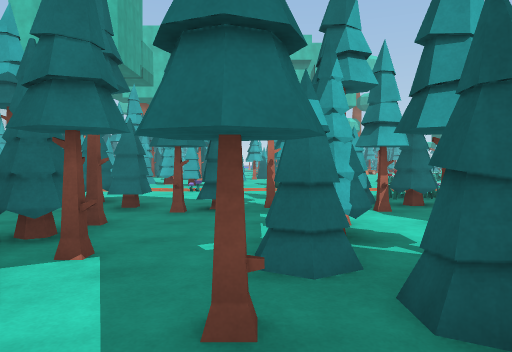
[1] (above)

21 first-person views from a walk through a scene from a Unity 3-D project. The camera is 1.4 m above the floor, tilts 2° down and sees 70° across. The floor is counted in squares, 2 m on a side. Each view is taken from the middle of a square. On the plan, view 1 faces up. The plan holds only what a view shows up to about 11 squares ahead; the rest is blank. The place goes on beyond the plan. The player character is not drawn. Some animated figures are left out. Some surface patterns are stand-ins.

[2]
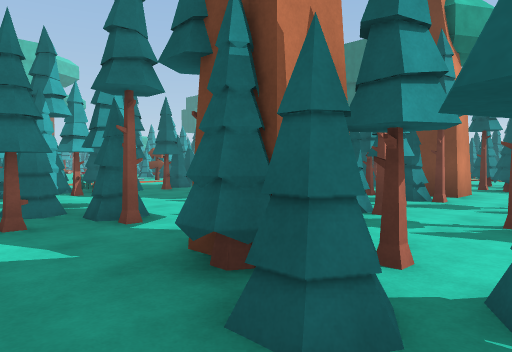

[3]
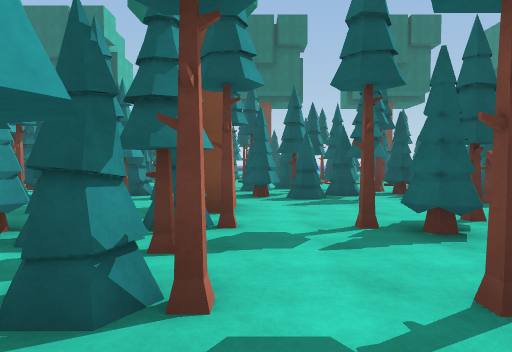

[4]
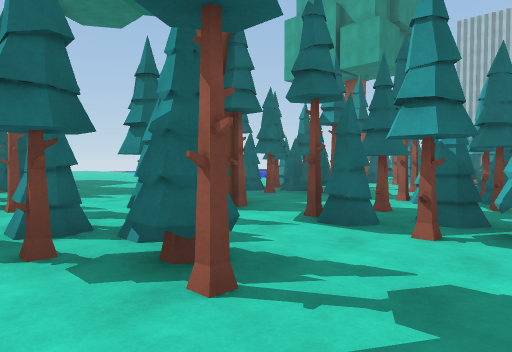

[5]
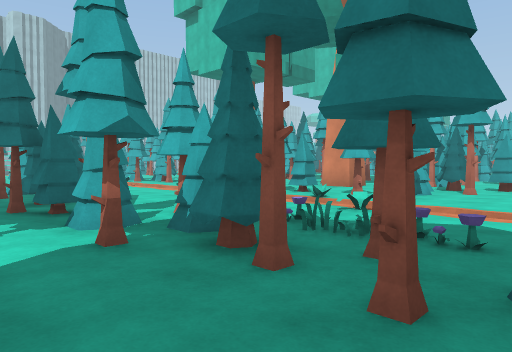

[6]
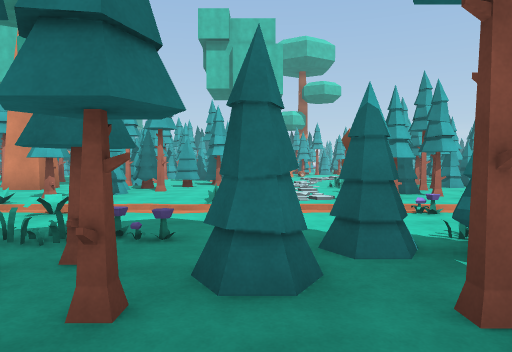

[7]
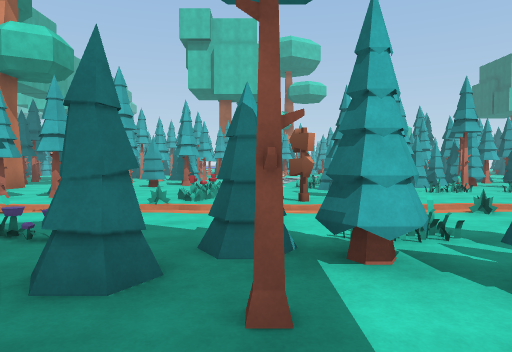

[8]
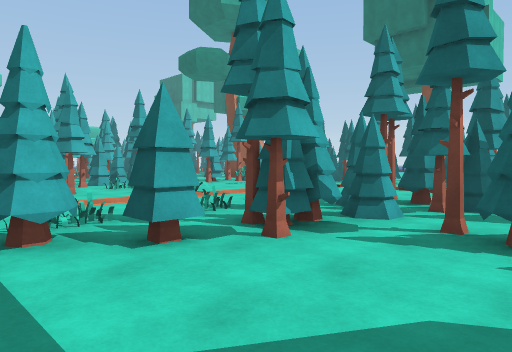

[9]
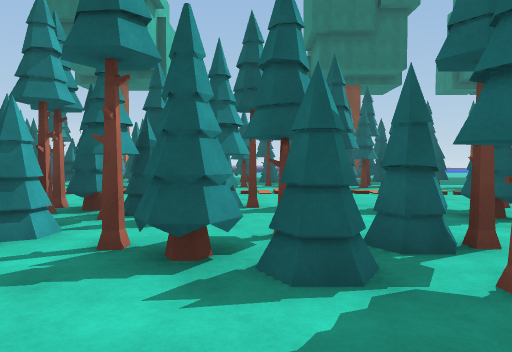

[10]
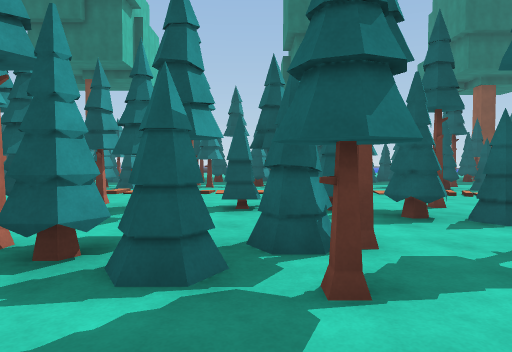

[11]
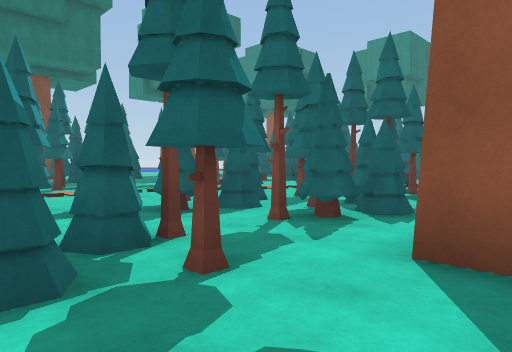

[12]
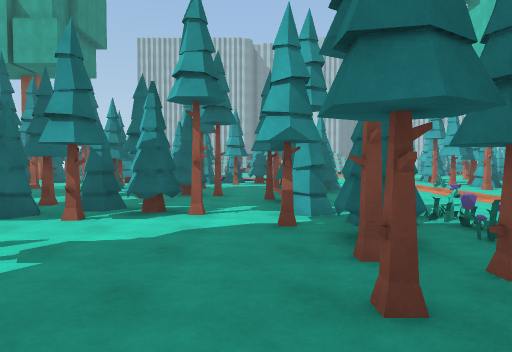

[13]
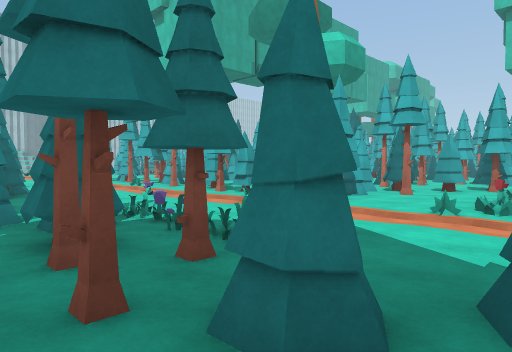

[14]
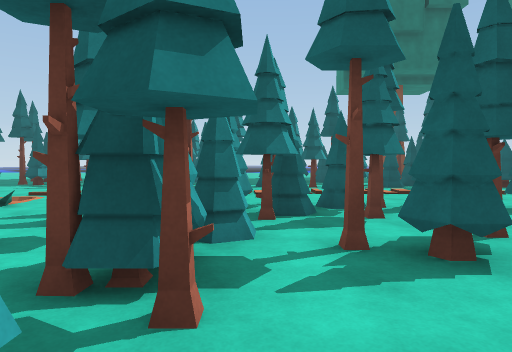

[15]
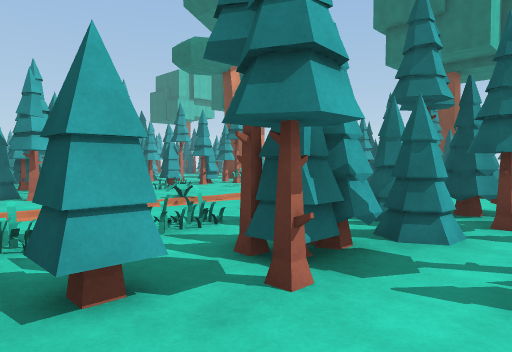

[16]
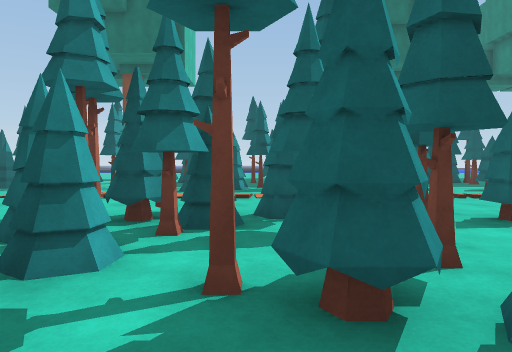

[17]
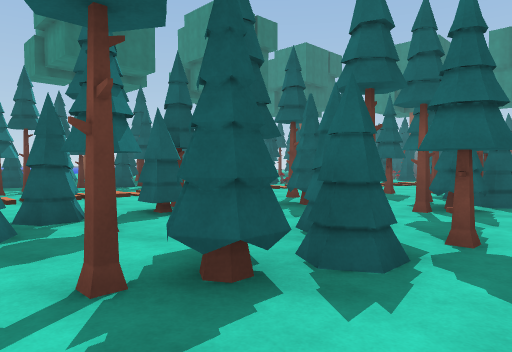

[18]
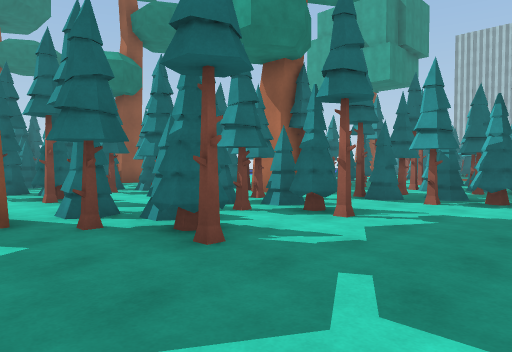

[19]
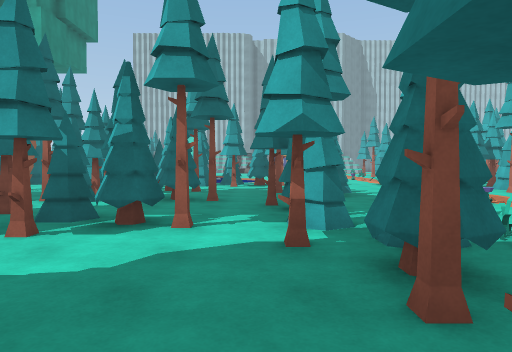

[20]
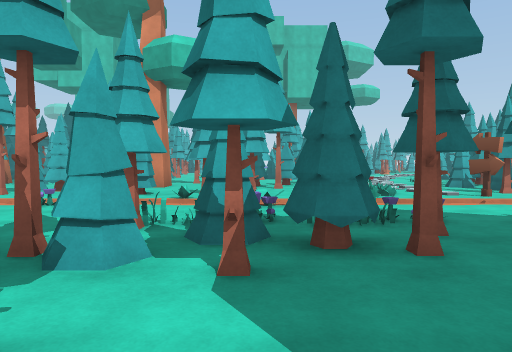

[21]
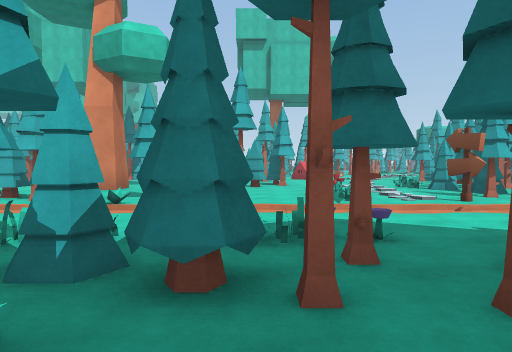

### Floor plan
Key: @ floor where view 1 was taken; # wall or solid block; x gap in a wall; . floor; / step, stairs or slope; = window, fence, low wall or low ledge; O other object.
Columns run from 6 left of view 1 to 19 right of it. Each row starts with its distance up from view 1.
 18          O
 17          ..
 16        #..O
 15     OO.O.OO  .OOO#OO
 14      O.#O.. ..#OO.OO
 13      ....O.O..#..O..
 12 Ox#OO..O#..O/.OO.....  ..
 11  OO..O.OO..O/O..........#
 10  O/////O//O///////////..O
  9  ...OO../....O.O...O//
  8  ....................  .OO
  7   #O...O#OO.#OO......./OO
  6  O#OOOO#OOO#O.OOO#OO../x.O
  5  =#  O..O......O.OOO../##
  4 O.# O.OO.......OO.O#....#O
  3  OO OO#O.......#.OOO....O.
  2  #OO#.O#.OO.O..O#..O../.O
  1   #OO.OO.#O#O..OO.O.../.#O
  0  .O.O.@O.O#O#xO.O.O.../OO
 -1  .O.O.OO..O.O...O##O.//.O
 -2   O##O#O..O.O..##O#../.O.
 -3   OOO.OO.OO.O..OOOOO /.O.

Where each view was taken, in squares from view 1:
view 1: 0 up, 0 right, facing up
view 2: 3 down, 1 left, facing up-right
view 3: 1 down, 2 right, facing right
view 4: 4 up, 5 right, facing down-left
view 5: 4 up, 5 right, facing up-left
view 6: 4 up, 5 right, facing up
view 7: 4 up, 6 right, facing up
view 8: 3 up, 6 right, facing up-right
view 9: 3 up, 7 right, facing right
view 10: 2 up, 7 right, facing right
view 11: 3 up, 7 right, facing down-right
view 12: 5 up, 6 right, facing left
view 13: 5 up, 6 right, facing up-left
view 14: 5 up, 7 right, facing right
view 15: 4 up, 7 right, facing up-right
view 16: 4 up, 8 right, facing right
view 17: 5 up, 8 right, facing down-right
view 18: 5 up, 8 right, facing down-left
view 19: 5 up, 5 right, facing left
view 20: 3 up, 2 right, facing up
view 21: 4 up, 3 right, facing up
